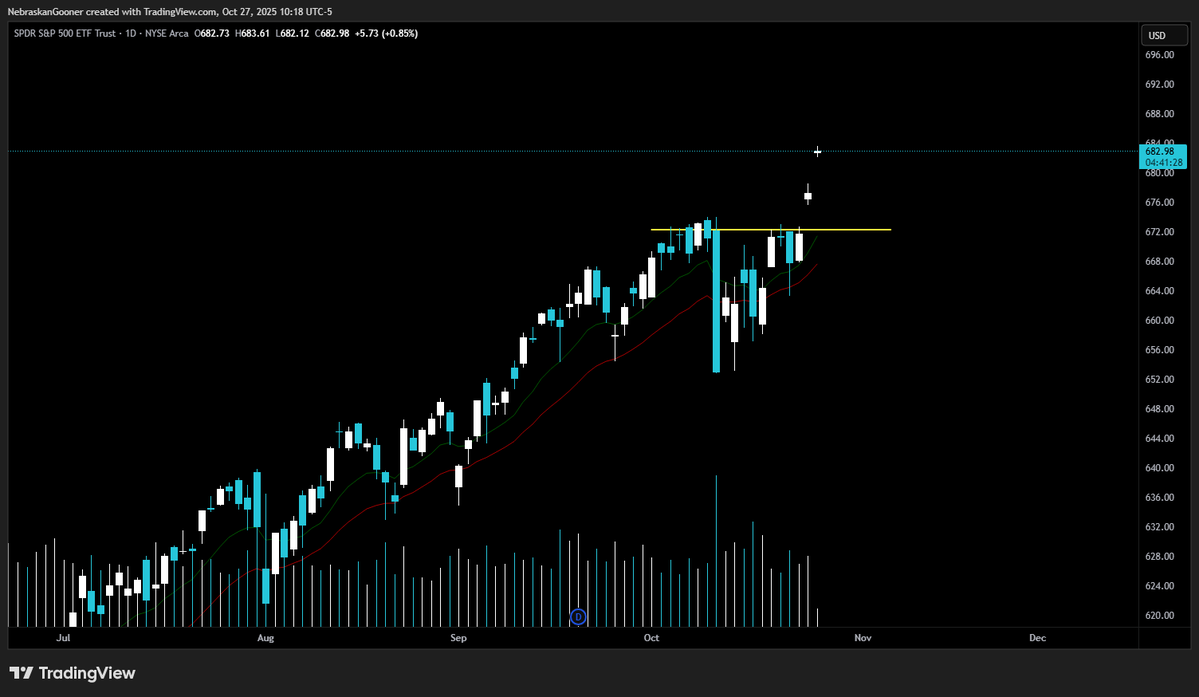
#> input picture img/chart.png, 1199 x 697 px
$ python -i heuristic.py   (imports and definitions only)
#> lines starting #> are read from the running program, lines starting #| are printed output that depends on the picture; after the words box and inside, x2 and y2 are one past the last pixel; in counts of white or black regions, pixels touching at a corner belong together
#> further down, picture is the input picture: shape (697, 1199, 3); mean B, G, R 10.5, 10.3, 8.3
# chart_analyzer/detectors/heuristic.py
import cv2
import numpy as np


def detect_right_edge_regions(img, fraction: float = 0.16):
#> called with fraction = 0.16
    h, w = img.shape[:2]
#> h = 697; w = 1199
    right = img[:, int(w * (1 - fraction)) :]
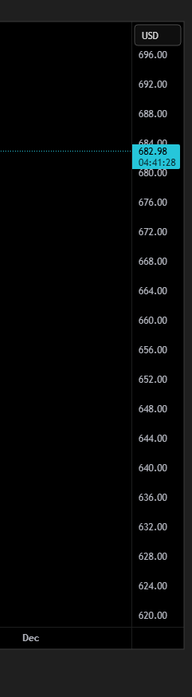
#> right: shape (697, 192, 3); mean B, G, R 9.2, 9, 7.6
    gray = cv2.cvtColor(right, cv2.COLOR_BGR2GRAY)
    edges = cv2.Canny(gray, 50, 150)
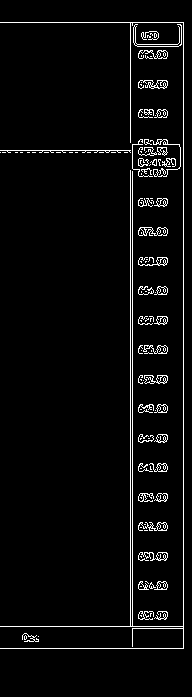
#> edges: shape (697, 192); 4.1% white in thin lines or dots, all inside (x1, y1, x2, y2) = (0, 22, 184, 649)
    cnts, _ = cv2.findContours(edges, cv2.RETR_EXTERNAL, cv2.CHAIN_APPROX_SIMPLE)
#> cnts = 110 contours, 87 with area under 20; largest, box (x1, y1, x2, y2) and area: (138, 227, 168, 236) 155, (144, 375, 168, 384) 138, (138, 552, 168, 561) 103, (138, 80, 168, 89) 103, (143, 345, 168, 354) 100
    crops = []
    for c in cnts:
        x, y, ww, hh = cv2.boundingRect(c)
        if 18 <= hh <= 48 and ww >= 40:  # typical TradingView price pill
            pad = 6
            y0 = max(y - pad, 0)
            y1 = min(y + hh + pad, right.shape[0])
            x0 = max(x - pad, 0)
            x1 = min(x + ww + pad, right.shape[1])
            crops.append(right[y0:y1, x0:x1])
#> this loop made 110 passes
#> (x, y, ww, hh, pad, y0, y1, x0) on pass 109: (133, 24, 49, 23, 6, 18, 53, 127)
#> (x, y, ww, hh) on passes 1, 2, 3, 5, 6, 7: (38, 636, 1, 1), (24, 635, 3, 5), (22, 633, 17, 9), (154, 611, 14, 9), (138, 611, 16, 9), (149, 582, 7, 7)
#> after the loop, crops = 1 item
    # fall back to the full right strip if nothing found
    return crops or [right]


def center_band(img, h_frac: float = 0.5):
    h, w = img.shape[:2]
    band_h = int(h * h_frac)
    y0 = (h - band_h) // 2
    return img[y0 : y0 + band_h, :]

>>> import cv2
>>> picture = cv2.imread('../../img/chart.png')
>>> result = detect_right_edge_regions(picture)
#> result = 1 item
